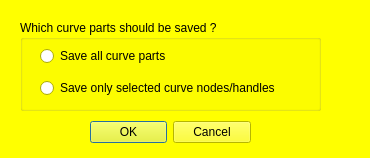
<?xml version="1.0" encoding="UTF-8"?>
<ui version="4.0">
 <class>mqSaveCURDialog</class>
 <widget class="QDialog" name="mqSaveCURDialog">
  <property name="geometry">
   <rect>
    <x>0</x>
    <y>0</y>
    <width>370</width>
    <height>158</height>
   </rect>
  </property>
  <property name="palette">
   <palette>
    <active>
     <colorrole role="WindowText">
      <brush brushstyle="SolidPattern">
       <color alpha="255">
        <red>0</red>
        <green>0</green>
        <blue>0</blue>
       </color>
      </brush>
     </colorrole>
     <colorrole role="Button">
      <brush brushstyle="SolidPattern">
       <color alpha="255">
        <red>255</red>
        <green>255</green>
        <blue>0</blue>
       </color>
      </brush>
     </colorrole>
     <colorrole role="Light">
      <brush brushstyle="SolidPattern">
       <color alpha="255">
        <red>255</red>
        <green>255</green>
        <blue>127</blue>
       </color>
      </brush>
     </colorrole>
     <colorrole role="Midlight">
      <brush brushstyle="SolidPattern">
       <color alpha="255">
        <red>255</red>
        <green>255</green>
        <blue>63</blue>
       </color>
      </brush>
     </colorrole>
     <colorrole role="Dark">
      <brush brushstyle="SolidPattern">
       <color alpha="255">
        <red>127</red>
        <green>127</green>
        <blue>0</blue>
       </color>
      </brush>
     </colorrole>
     <colorrole role="Mid">
      <brush brushstyle="SolidPattern">
       <color alpha="255">
        <red>170</red>
        <green>170</green>
        <blue>0</blue>
       </color>
      </brush>
     </colorrole>
     <colorrole role="Text">
      <brush brushstyle="SolidPattern">
       <color alpha="255">
        <red>0</red>
        <green>0</green>
        <blue>0</blue>
       </color>
      </brush>
     </colorrole>
     <colorrole role="BrightText">
      <brush brushstyle="SolidPattern">
       <color alpha="255">
        <red>255</red>
        <green>255</green>
        <blue>255</blue>
       </color>
      </brush>
     </colorrole>
     <colorrole role="ButtonText">
      <brush brushstyle="SolidPattern">
       <color alpha="255">
        <red>0</red>
        <green>0</green>
        <blue>0</blue>
       </color>
      </brush>
     </colorrole>
     <colorrole role="Base">
      <brush brushstyle="SolidPattern">
       <color alpha="255">
        <red>255</red>
        <green>255</green>
        <blue>255</blue>
       </color>
      </brush>
     </colorrole>
     <colorrole role="Window">
      <brush brushstyle="SolidPattern">
       <color alpha="255">
        <red>255</red>
        <green>255</green>
        <blue>0</blue>
       </color>
      </brush>
     </colorrole>
     <colorrole role="Shadow">
      <brush brushstyle="SolidPattern">
       <color alpha="255">
        <red>0</red>
        <green>0</green>
        <blue>0</blue>
       </color>
      </brush>
     </colorrole>
     <colorrole role="AlternateBase">
      <brush brushstyle="SolidPattern">
       <color alpha="255">
        <red>255</red>
        <green>255</green>
        <blue>127</blue>
       </color>
      </brush>
     </colorrole>
     <colorrole role="ToolTipBase">
      <brush brushstyle="SolidPattern">
       <color alpha="255">
        <red>255</red>
        <green>255</green>
        <blue>220</blue>
       </color>
      </brush>
     </colorrole>
     <colorrole role="ToolTipText">
      <brush brushstyle="SolidPattern">
       <color alpha="255">
        <red>0</red>
        <green>0</green>
        <blue>0</blue>
       </color>
      </brush>
     </colorrole>
    </active>
    <inactive>
     <colorrole role="WindowText">
      <brush brushstyle="SolidPattern">
       <color alpha="255">
        <red>0</red>
        <green>0</green>
        <blue>0</blue>
       </color>
      </brush>
     </colorrole>
     <colorrole role="Button">
      <brush brushstyle="SolidPattern">
       <color alpha="255">
        <red>255</red>
        <green>255</green>
        <blue>0</blue>
       </color>
      </brush>
     </colorrole>
     <colorrole role="Light">
      <brush brushstyle="SolidPattern">
       <color alpha="255">
        <red>255</red>
        <green>255</green>
        <blue>127</blue>
       </color>
      </brush>
     </colorrole>
     <colorrole role="Midlight">
      <brush brushstyle="SolidPattern">
       <color alpha="255">
        <red>255</red>
        <green>255</green>
        <blue>63</blue>
       </color>
      </brush>
     </colorrole>
     <colorrole role="Dark">
      <brush brushstyle="SolidPattern">
       <color alpha="255">
        <red>127</red>
        <green>127</green>
        <blue>0</blue>
       </color>
      </brush>
     </colorrole>
     <colorrole role="Mid">
      <brush brushstyle="SolidPattern">
       <color alpha="255">
        <red>170</red>
        <green>170</green>
        <blue>0</blue>
       </color>
      </brush>
     </colorrole>
     <colorrole role="Text">
      <brush brushstyle="SolidPattern">
       <color alpha="255">
        <red>0</red>
        <green>0</green>
        <blue>0</blue>
       </color>
      </brush>
     </colorrole>
     <colorrole role="BrightText">
      <brush brushstyle="SolidPattern">
       <color alpha="255">
        <red>255</red>
        <green>255</green>
        <blue>255</blue>
       </color>
      </brush>
     </colorrole>
     <colorrole role="ButtonText">
      <brush brushstyle="SolidPattern">
       <color alpha="255">
        <red>0</red>
        <green>0</green>
        <blue>0</blue>
       </color>
      </brush>
     </colorrole>
     <colorrole role="Base">
      <brush brushstyle="SolidPattern">
       <color alpha="255">
        <red>255</red>
        <green>255</green>
        <blue>255</blue>
       </color>
      </brush>
     </colorrole>
     <colorrole role="Window">
      <brush brushstyle="SolidPattern">
       <color alpha="255">
        <red>255</red>
        <green>255</green>
        <blue>0</blue>
       </color>
      </brush>
     </colorrole>
     <colorrole role="Shadow">
      <brush brushstyle="SolidPattern">
       <color alpha="255">
        <red>0</red>
        <green>0</green>
        <blue>0</blue>
       </color>
      </brush>
     </colorrole>
     <colorrole role="AlternateBase">
      <brush brushstyle="SolidPattern">
       <color alpha="255">
        <red>255</red>
        <green>255</green>
        <blue>127</blue>
       </color>
      </brush>
     </colorrole>
     <colorrole role="ToolTipBase">
      <brush brushstyle="SolidPattern">
       <color alpha="255">
        <red>255</red>
        <green>255</green>
        <blue>220</blue>
       </color>
      </brush>
     </colorrole>
     <colorrole role="ToolTipText">
      <brush brushstyle="SolidPattern">
       <color alpha="255">
        <red>0</red>
        <green>0</green>
        <blue>0</blue>
       </color>
      </brush>
     </colorrole>
    </inactive>
    <disabled>
     <colorrole role="WindowText">
      <brush brushstyle="SolidPattern">
       <color alpha="255">
        <red>127</red>
        <green>127</green>
        <blue>0</blue>
       </color>
      </brush>
     </colorrole>
     <colorrole role="Button">
      <brush brushstyle="SolidPattern">
       <color alpha="255">
        <red>255</red>
        <green>255</green>
        <blue>0</blue>
       </color>
      </brush>
     </colorrole>
     <colorrole role="Light">
      <brush brushstyle="SolidPattern">
       <color alpha="255">
        <red>255</red>
        <green>255</green>
        <blue>127</blue>
       </color>
      </brush>
     </colorrole>
     <colorrole role="Midlight">
      <brush brushstyle="SolidPattern">
       <color alpha="255">
        <red>255</red>
        <green>255</green>
        <blue>63</blue>
       </color>
      </brush>
     </colorrole>
     <colorrole role="Dark">
      <brush brushstyle="SolidPattern">
       <color alpha="255">
        <red>127</red>
        <green>127</green>
        <blue>0</blue>
       </color>
      </brush>
     </colorrole>
     <colorrole role="Mid">
      <brush brushstyle="SolidPattern">
       <color alpha="255">
        <red>170</red>
        <green>170</green>
        <blue>0</blue>
       </color>
      </brush>
     </colorrole>
     <colorrole role="Text">
      <brush brushstyle="SolidPattern">
       <color alpha="255">
        <red>127</red>
        <green>127</green>
        <blue>0</blue>
       </color>
      </brush>
     </colorrole>
     <colorrole role="BrightText">
      <brush brushstyle="SolidPattern">
       <color alpha="255">
        <red>255</red>
        <green>255</green>
        <blue>255</blue>
       </color>
      </brush>
     </colorrole>
     <colorrole role="ButtonText">
      <brush brushstyle="SolidPattern">
       <color alpha="255">
        <red>127</red>
        <green>127</green>
        <blue>0</blue>
       </color>
      </brush>
     </colorrole>
     <colorrole role="Base">
      <brush brushstyle="SolidPattern">
       <color alpha="255">
        <red>255</red>
        <green>255</green>
        <blue>0</blue>
       </color>
      </brush>
     </colorrole>
     <colorrole role="Window">
      <brush brushstyle="SolidPattern">
       <color alpha="255">
        <red>255</red>
        <green>255</green>
        <blue>0</blue>
       </color>
      </brush>
     </colorrole>
     <colorrole role="Shadow">
      <brush brushstyle="SolidPattern">
       <color alpha="255">
        <red>0</red>
        <green>0</green>
        <blue>0</blue>
       </color>
      </brush>
     </colorrole>
     <colorrole role="AlternateBase">
      <brush brushstyle="SolidPattern">
       <color alpha="255">
        <red>255</red>
        <green>255</green>
        <blue>0</blue>
       </color>
      </brush>
     </colorrole>
     <colorrole role="ToolTipBase">
      <brush brushstyle="SolidPattern">
       <color alpha="255">
        <red>255</red>
        <green>255</green>
        <blue>220</blue>
       </color>
      </brush>
     </colorrole>
     <colorrole role="ToolTipText">
      <brush brushstyle="SolidPattern">
       <color alpha="255">
        <red>0</red>
        <green>0</green>
        <blue>0</blue>
       </color>
      </brush>
     </colorrole>
    </disabled>
   </palette>
  </property>
  <property name="windowTitle">
   <string>Save curves</string>
  </property>
  <widget class="QWidget" name="layoutWidget">
   <property name="geometry">
    <rect>
     <x>90</x>
     <y>120</y>
     <width>161</width>
     <height>25</height>
    </rect>
   </property>
   <layout class="QHBoxLayout" name="horizontalLayout_2">
    <item>
     <widget class="QDialogButtonBox" name="buttonBox">
      <property name="orientation">
       <enum>Qt::Horizontal</enum>
      </property>
      <property name="standardButtons">
       <set>QDialogButtonBox::Cancel|QDialogButtonBox::Ok</set>
      </property>
     </widget>
    </item>
   </layout>
  </widget>
  <widget class="QGroupBox" name="CURToBeSaved">
   <property name="geometry">
    <rect>
     <x>20</x>
     <y>20</y>
     <width>301</width>
     <height>91</height>
    </rect>
   </property>
   <property name="title">
    <string>Which curve parts should be saved ?</string>
   </property>
   <widget class="QWidget" name="verticalLayoutWidget_8">
    <property name="geometry">
     <rect>
      <x>20</x>
      <y>20</y>
      <width>271</width>
      <height>65</height>
     </rect>
    </property>
    <layout class="QVBoxLayout" name="verticalLayout1_4">
     <item>
      <widget class="QRadioButton" name="SaveAll">
       <property name="text">
        <string>Save all curve parts</string>
       </property>
      </widget>
     </item>
     <item>
      <widget class="QRadioButton" name="SaveOnlySelected">
       <property name="text">
        <string>Save only selected curve nodes/handles</string>
       </property>
      </widget>
     </item>
    </layout>
   </widget>
  </widget>
 </widget>
 <resources/>
 <connections>
  <connection>
   <sender>buttonBox</sender>
   <signal>accepted()</signal>
   <receiver>mqSaveCURDialog</receiver>
   <slot>accept()</slot>
   <hints>
    <hint type="sourcelabel">
     <x>248</x>
     <y>254</y>
    </hint>
    <hint type="destinationlabel">
     <x>157</x>
     <y>274</y>
    </hint>
   </hints>
  </connection>
  <connection>
   <sender>buttonBox</sender>
   <signal>rejected()</signal>
   <receiver>mqSaveCURDialog</receiver>
   <slot>reject()</slot>
   <hints>
    <hint type="sourcelabel">
     <x>316</x>
     <y>260</y>
    </hint>
    <hint type="destinationlabel">
     <x>286</x>
     <y>274</y>
    </hint>
   </hints>
  </connection>
 </connections>
</ui>
